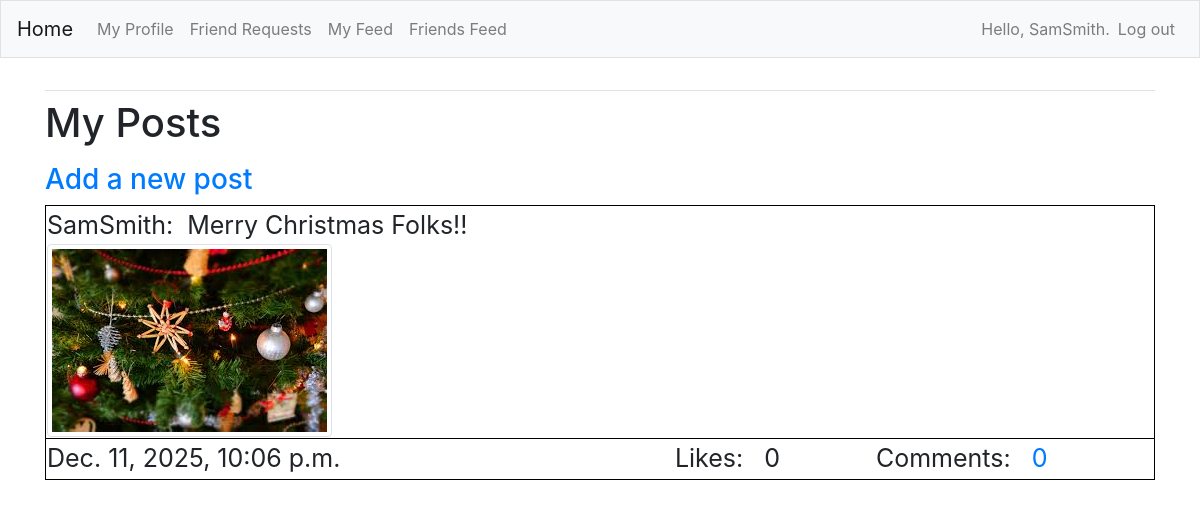
/myfeed/ (signed in), run on the app's committed database.
### FeedApp/models.py (models this page shows)
class Post(models.Model):
    description = models.CharField(max_length=255, blank=True)
    username = models.ForeignKey(User, on_delete=models.CASCADE)
    image = models.ImageField(upload_to='images', blank=True)
    date_posted = models.DateTimeField(auto_now_add=True)
    def __str__(self):
        return self.description

### FeedApp/views.py (the view)
# urls.py: path('myfeed/', views.myfeed, name='myfeed'),
@login_required
def myfeed(request):
    comment_count_list = []
    like_count_list = []
    posts = Post.objects.filter(username=request.user).order_by('-date_posted')
    for p in posts:
        c_count = Comment.objects.filter(post=p).count()
        l_count = Like.objects.filter(post=p).count()
        comment_count_list.append(c_count)
        like_count_list.append(l_count)
    zipped_list = zip(posts, comment_count_list, like_count_list)
    context = {'posts':posts, 'zipped_list': zipped_list}
    return render(request, 'FeedApp/myfeed.html', context)

### FeedApp/templates/FeedApp/myfeed.html
{% extends "FeedApp/base.html" %}
{% load bootstrap4 %}
{% block content %}
<h1>
    <p>My Posts</p>
</h1>
<h3><a href="{% url 'FeedApp:new_post' %}">Add a new post</a></h3>
<table style="font-size: 25px;width: 100%;">
    {% for p,c,l in zipped_list %}
    <tr style="border: 1px solid black;padding: 6px;">
        <td> {{p.username}}:&nbsp {{ p }} <br>
            {% if p.image %}
            <img src="{{p.image.url}}" class="img-thumbnail" style="max-height:300px" alt="">
            {% endif %}
        </td>
    </tr>
    <tr style="border: 1px solid black; padding: 6px;">
        <td> {{p.date_posted}}</td>
        <td>Likes: &nbsp {{l}} &nbsp&nbsp&nbsp</td>
        <td>Comments: &nbsp <a href="{% url 'FeedApp:comments' p.id %}">{{c}}</a>&nbsp&nbsp</td>
    </tr>
    {% endfor %}
</table>
{% endblock content %}

### FeedApp/templates/FeedApp/base.html (shortened to what this page needs)
{% load bootstrap4 %}
<!doctype html>
<html lang="en">
<head>
    {% bootstrap_css %}
</head>
<body>
    <nav class="navbar navbar-expand-md navbar-light bg-light mb-4 border">
        <a class="navbar-brand" href="{% url 'FeedApp:index'%}">
            Home</a>
        <div class="collapse navbar-collapse" id="navbarCollapse">
            <ul class="navbar-nav mr-auto">
                <li class="nav-item">
                    <a class="nav-link" href="{% url 'FeedApp:profile' %}">My Profile</a>
                </li>
                <li class="nav-item">
                    <a class="nav-link" href="{% url 'FeedApp:friends' %}">Friend Requests</a>
                </li>
                <li class="nav-item">
                    <a class="nav-link" href="{% url 'FeedApp:myfeed' %}">My Feed</a>
                </li>
                <li class="nav-item">
                    <a class="nav-link" href="{% url 'FeedApp:friendsfeed' %}">Friends Feed</a>
                </li>
            </ul>
            <ul class="navbar-nav ml-auto">
                {% if user.is_authenticated %}
                <li class="nav-item">
                    <span class="navbar-text">Hello, {{ user.username }}.</span>
                </li>
                <li class="nav-item">
                    <a class="nav-link" href="{% url 'users:logout' %}">Log out</a>
                </li>
                {% endif %}
            </ul>
        </div>
    </nav>
    <main role="main" class="container">
        <div class="pb-2 mb-2 border-bottom">
        </div>
        <div>
            {% block content %}{% endblock content %}
        </div>
    </main>
</body>
</html>

### data on the page
Post: username "SamSmith", description "Merry Christmas Folks!!", image (picture), date_posted "Dec. 11, 2025, 10:06 p.m.", l "0", c "0"

### other printed values
{{ user.username }} "SamSmith"
